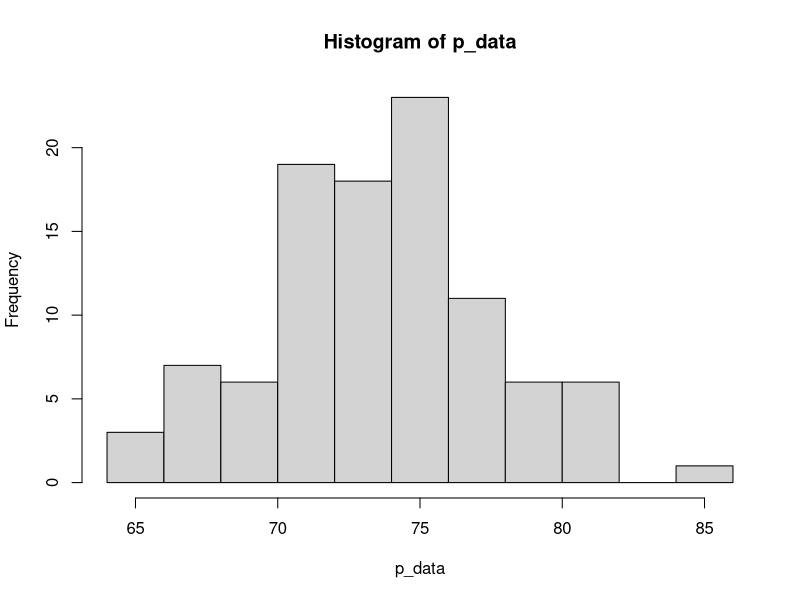
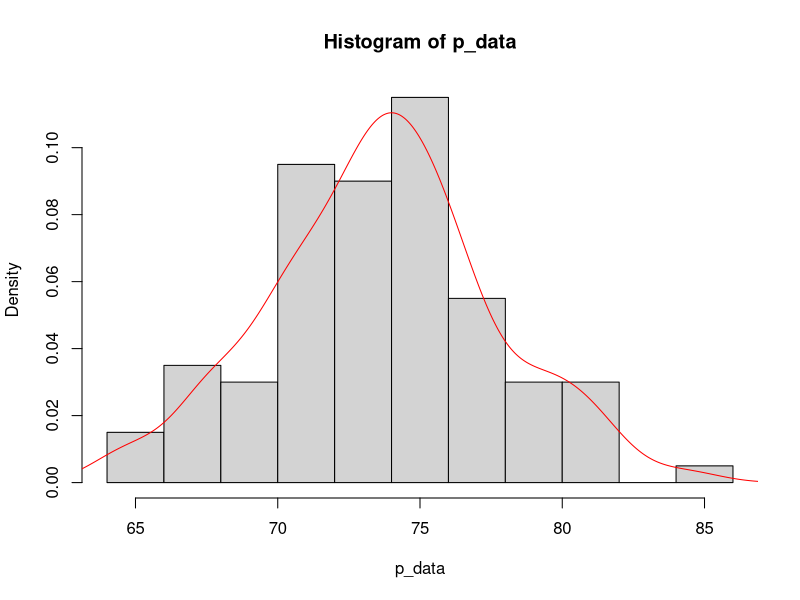
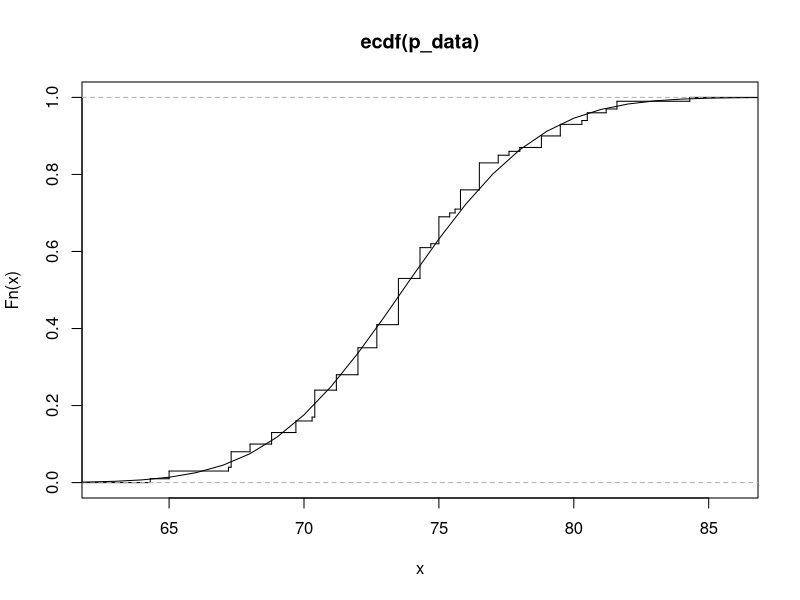
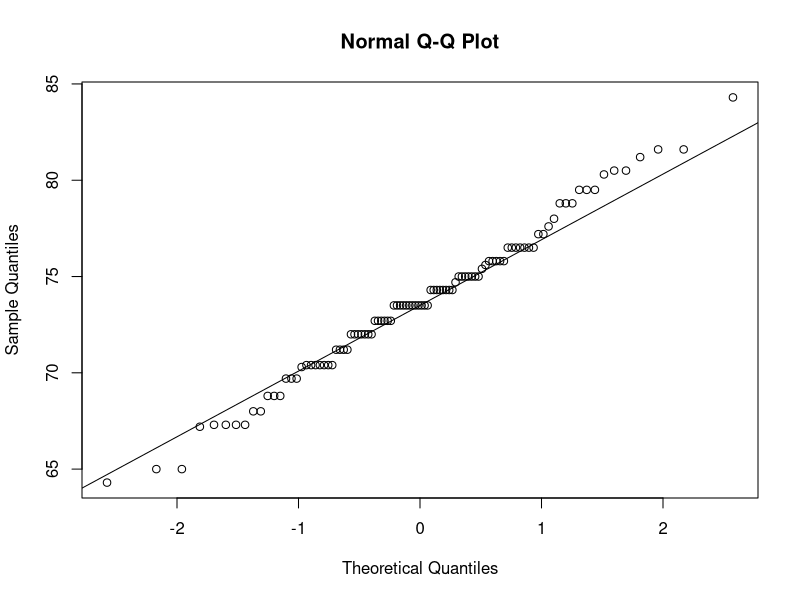
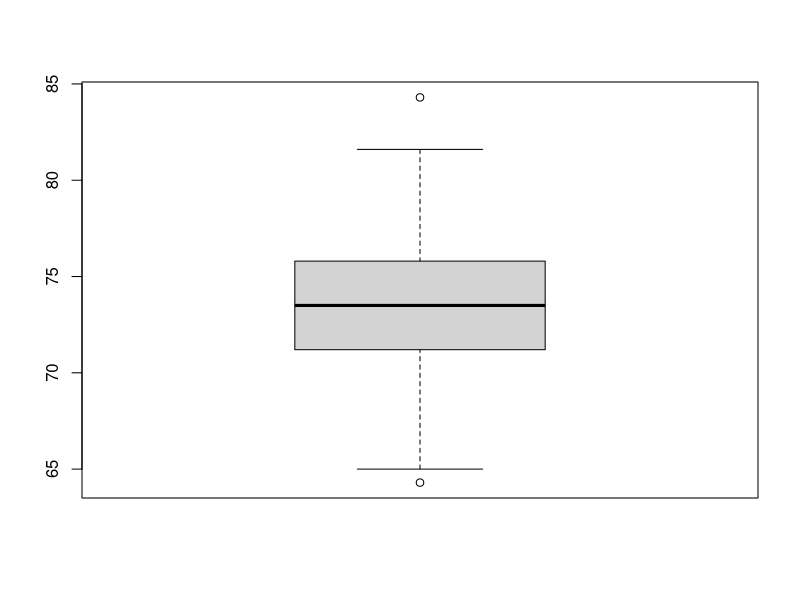

These charts were generated, in order, by the following R code: (Note: this script raises an error after producing the figures.)
# Data Description
# Test Data
x <- c(74.3,78.8,68.8,78.0,70.4,80.5,80.5,69.7,71.2,73.5,
79.5,75.6,75.0,78.8,72.0,72.0,72.0,74.3,71.2,72.0,
75.0,73.5,78.8,74.3,75.8,65.0,74.3,71.2,69.7,68.0,
73.5,75.0,72.0,64.3,75.8,80.3,69.7,74.3,73.5,73.5,
75.8,75.8,68.8,76.5,70.4,71.2,81.2,75.0,70.4,68.0,
70.4,72.0,76.5,74.3,76.5,77.6,67.3,72.0,75.0,74.3,
73.5,79.5,73.5,74.7,65.0,76.5,81.6,75.4,72.7,72.7,
67.2,76.5,72.7,70.4,77.2,68.8,67.3,67.3,67.3,72.7,
75.8,73.5,75.0,73.5,73.5,73.5,72.7,81.6,70.3,74.3,
73.5,79.5,70.4,76.5,72.7,77.2,84.3,75.0,76.5,70.4)

# Data source
df_people_info <- data.frame(Name = c("A", "B", "C", "D", "E"),
                             Sex = c("F", "M", "F", "F", "M"),
                             Age = c(16, 27, 28, 20, 21),
                             Height = c(180, 177, 189, 168, 172),
                             Weight = c(76, 87, 69, 79, 70)
                             )
df_people_info

incomes <- c(60, 49, 40, 61, 64, 60, 59, 54, 62, 69, 70, 42, 56,
             61, 61, 61, 58, 51, 48, 65, 49, 49, 41, 48, 52, 46,
             59, 46, 58, 43)
incomes

# 位置的度量
# mean sort quantile median
# 分散程度的度量&分布形状的度量
# 方差，变异系数， 极差， 标准误，偏度系数，峰度系数

# mean - 均值 v - 样本方差  s - 标准差 me - 中位数
# cv - 变异系数 css - 样本校正平方差 uss - 样本未校正平方和
# R - 极差 R1 - 四分位差 sm - 样本标准差 g1 - 偏度系数
# g2 - 峰度系数

data_outline <- function(x){
  n <- length(x)
  m <- mean(x)
  v <- var(x)
  s <- sd(x)
  me <- median(x)
  cv <- 100*s/m
  css <- sum((x - m)^2)
  uss <- sum(x^2)
  R <- max(x) - min(x)
  R1 <- quantile(x, 3/4) - quantile(x, 1/4)
  sm <- s/sqrt(n)
  g1 <- (n/((n-1)*(n-2)*s^3))*((sum(x-m)^3)/n)
  g2 <- ((n*n*(n+1))/((n-1)*(n-2)*(n-3)*(s^4)))*(sum(x-m)^4/n)-(3*(n-1)^2)/((n-2)*(n-3))
  data.frame(
    N = n, Mean = m, Var = v, SD = s, Median = me, CV = cv, CSS = css, USS = uss, R = R,
    R1 = R1, StandardMean = sm, Skewness = g1, Kurtosis = g2, row.names =  1
  )
  }
data_outline(x)

#hist 直方图 默认的是频率直方图
p_data <- x

hist(p_data)
# 密度直方图
hist(p_data, freq = FALSE)
#密度估计函数
density(p_data)
lines(density(p_data), col = "red")

#经验分布函数,可以估计样本总体的分布函数F(X)
ecdf(p_data)
plot(ecdf(p_data), verticals = TRUE, do.p = FALSE)
x <- 60:90
lines(x, pnorm(x, mean(p_data), sd(p_data)))

#QQ 图可以帮我们鉴别样本的分布是否近似于某种类型的分布
qqnorm(p_data)
qqline(p_data)

#茎叶图， 看出数据的分布情况
stem(p_data)

#箱线图， 展现数据分布的主要特征
boxplot(p_data)

#5数总括图 min, Q1, mid, Q3, max
fivenum(p_data)

#正态性W检验
p_data <- scan("Problem_3.1.data")
shapiro.test(p_data)

#经验分布的K-S检验方法， 检验经验分布和假设总体分布函数之间的差异
ks.test(p_data)


# 相关性检验

p_data <- data.frame(
  x <- c(2,4,3,2,4,7,7,2,2,5,4,3),
  y <- c(5,6,8,5,10,7,12,12,6,6,6,8),
  z <- c(7,11,6,6,7,9,5,5,10,6,3,10)
)
p_data
# Step 1: calculate the mean
p_data.mx <- mean(p_data$x)
p_data.mx
p_data.my <- mean(p_data$y)
p_data.my
p_data.mz <- mean(p_data$z)
p_data.mz


# Step 2: Calculate the cov&cor
p_data.v <- cov(p_data)
p_data.v
p_data.r <- cor(p_data)
p_data.r

# Step 3: Using the cor.test to verify the sample's cor and tot's cor
cor.test(~x + y, data = p_data)
cor.test(~x + z, data = p_data)
cor.test(~y + z, data = p_data)


p_data <- data.frame(
  x <- c(2,4,3,2,4,7,7,2,2,5,4,NaN),
  y <- c(5,6,8,5,10,7,12,12,6,6,NaN,NaN),
  z <- c(7,11,6,6,7,9,5,5,10,6,3,10)
)
plot(p_data)
boxplot(p_data)
plot(z)




